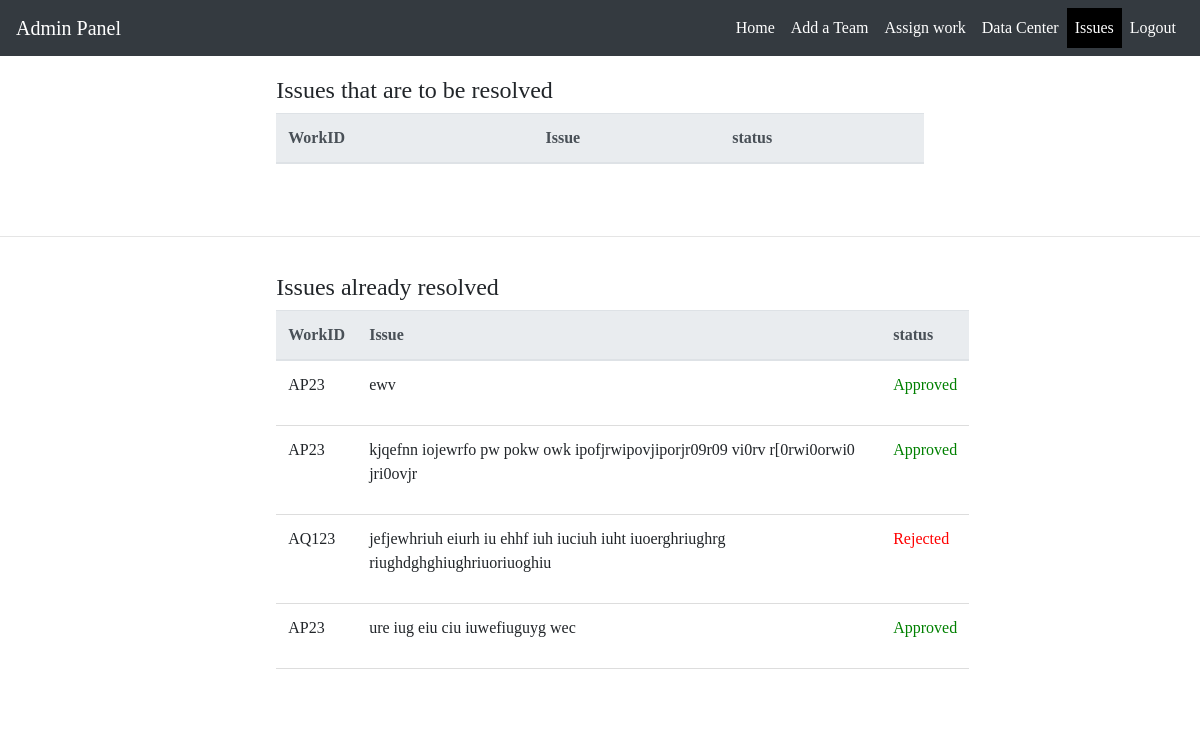
Page /adminissues.php on the committed database.
### tables this page shows
CREATE TABLE `disparency` (
  `id` int(255) NOT NULL,
  `wid` varchar(600) NOT NULL,
  `issue` varchar(600) NOT NULL,
  `status` int(11) DEFAULT NULL
);

### adminissues.php (the view, shortened to what this page needs)
<!DOCTYPE html>
<html lang="en">
<head>
    <link rel="stylesheet" href="https://stackpath.bootstrapcdn.com/bootstrap/4.5.2/css/bootstrap.min.css">
</head>
<body>
<nav class="navbar navbar-expand-lg navbar-dark bg-dark">
  <a class="navbar-brand" href="#">Admin Panel</a>
  <div class="collapse navbar-collapse" id="navbarNav">
    <ul class="navbar-nav ml-auto">
      <li class="nav-item ">
        <a class="nav-link text-white " href="admindashboard.php">Home</a>
      </li>
      <li class="nav-item">
        <a class="nav-link text-white" href="addteam.php">Add a Team</a>
      </li>
      <li class="nav-item">
        <a class="nav-link text-white" href="assignwork.php">Assign work</a>
      </li>
      <li class="nav-item">
        <a class="nav-link text-white" href="data.php">Data Center</a>
      </li>
      <li class="nav-item active">
  <a class="nav-link text-white" href="adminissues.php">Issues </a>
      </li>
      <li class="nav-item">
  <a class="nav-link text-white" href="adminlogout.php">Logout</a>
      </li>
    </ul>
  </div>
</nav>
<div class="row justify-content-center">
  <div class="col-md-7">
    <div class="card custom-card custom-table-card table-card">
      <div class="card-body">
        <h4>Issues that are to be resolved</h4>
        <div class="table-container">
                  <table class="table" id="team-table">
                    <thead class="thead-light">
                        <tr>
                            <th>WorkID</th>
                            <th>Issue</th>
                            <th>status</th>
                        </tr>
                    </thead>
                </table>
        </div>
      </div>
    </div>
  </div>
</div>
<hr>
<div class="row justify-content-center">
  <div class="col-md-7">
    <div class="card custom-card custom-table-card table-card">
      <div class="card-body">
        <h4>Issues already resolved</h4>
        <div class="table-container">
                  <table class="table" id="team-table">
                    <thead class="thead-light">
                        <tr>
                            <th>WorkID</th>
                            <th>Issue</th>
                            <th>status</th>
                        </tr>
                    </thead>
                    <tbody>
                        <?php
                        include("db2.php");
                        $sql = 'SELECT * FROM disparency';
                        if ($result = mysqli_query($con, $sql)) {
                            if (mysqli_num_rows($result) > 0) {
                                while ($row = $result->fetch_assoc()) {
                                    $wid = $row['wid'];
                                    $issue = $row['issue'];
                                    $state = $row['status'];
                                    if($wid != NULL and ($state === "1"  or $state === "0")){
                                      echo "<tr>";
                                      echo "<td>$wid</td>";
                                      echo "<td>";
                                      echo "<p class='column'>";
                                      echo "$issue";
                                      echo "</td>";
                                      echo "<td>";
                                      if($state == null){
                                        echo "<span style='color:orange;'> Pending ..</span>";
                                      }elseif($state == 1){
                                        echo "<span style='color:green;'> Approved </span>";
                                      }else{
                                        echo "<span style='color:red;'> Rejected </span>";
                                      }
                                      echo "</td>";
                                      echo "</tr>";
                                    }
                                }
                            } else {
                                echo "<tr><td colspan='5'>No rows found.</td></tr>";
                            }
                        }
                        ?>
                    </tbody>
                </table>
        </div>
      </div>
    </div>
  </div>
</div>
</body>
</html>

### adminissues.php (style rules this page uses)
body { font-family: Georgia, serif; }
.custom-card { margin-bottom: 20px; }
.navbar-nav { margin-right: 30px; }
.navbar-nav .active { background-color: black; color: black; }
table { width: 80%; border-collapse: collapse; }
th, td { padding: 20px; text-align: left; border-bottom: 1px solid #ddd; }
th { background-color: #f2f2f2; }
.navbar { width: 100%; }
.navbar-nav { margin-right: 0; }
.navbar-nav .active { background-color: black; align-items: center; color: black; }
.table-card { border: none; }
.column { width: 500px; word-wrap: break-word; }

### rows in the picture
disparency: wid "AP23", issue "ewv", status "Approved"
disparency: wid "AP23", issue "kjqefnn iojewrfo pw pokw owk ipofjrwipovjiporjr09r09 vi0rv r[0rwi0orwi0 jri0ovjr", status "Approved"
disparency: wid "AQ123", issue "jefjewhriuh eiurh iu ehhf iuh iuciuh iuht iuoerghriughrg riughdghghiughriuoriuoghiu", status "Rejected"
disparency: wid "AP23", issue "ure iug eiu ciu iuwefiuguyg wec", status "Approved"
